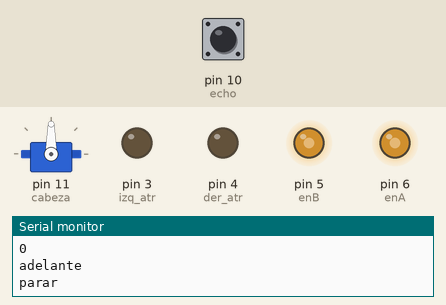
Simulated run of this sketch. Board: Arduino Uno, built with avr-gcc and run on an emulated ATmega328P. Shown: servo, output pins drawn as LEDs (lit = HIGH), the last lines printed to the serial monitor. The test bench sets the inputs (shaded band); at power-on: pin 10 (echo) LOW. Pins used as bus, display or sensor lines are not drawn.

Above: at 1.2 s.
1.3 s: pin 10 (echo) pulsed HIGH 5 times (0.12 s each, 0.3 s apart)
At 3.0 s:
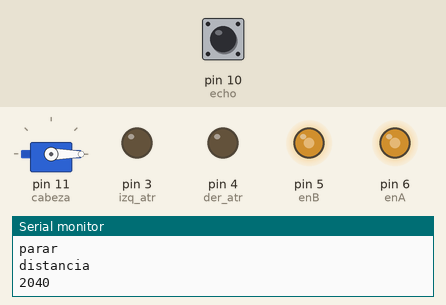
At 11.5 s:
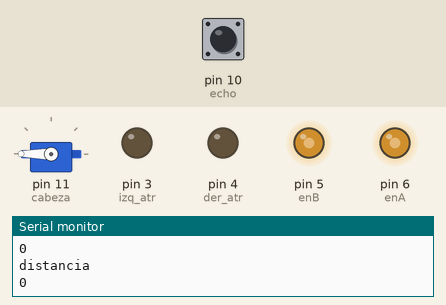
Timing chart, 0 to 14.8 s (numbered marks = the images above; inputs shaded):
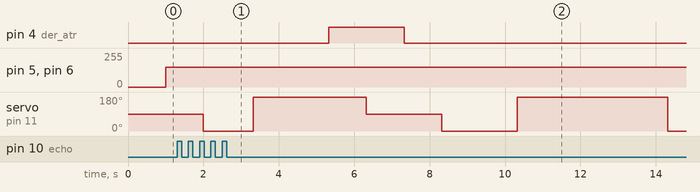

The sketch:

guim.ino
```cpp
#include <Servo.h>
int distancia,distancia1,distancia2;
int enA =6;
int der_ade =7;
int der_atr =4;
int enB =5;
int izq_ade=2;
int izq_atr=3;
 int trig =9;
int echo =10;
 int pwm =150;
 long tiempo = 0;
Servo cabeza;
 void setup(){
  Serial.begin(9600);
  pinMode(enA, OUTPUT);
  pinMode(enB, OUTPUT);
  pinMode(der_ade, OUTPUT);
  pinMode(der_atr, OUTPUT);
  pinMode(izq_ade, OUTPUT);
  pinMode(izq_atr, OUTPUT);
  pinMode(trig, OUTPUT);
  pinMode(echo, INPUT);
  cabeza.attach(11);
  cabeza.write(90);
 }
void loop(){
  medir();
  adelante();
  if(distancia <= 12){
    parar();
    delay(1000);

    cabeza.write(0);
    medir();
    distancia1 = distancia;
    delay(1000);

    cabeza.write(180);
    medir();
    distancia2 =distancia;
    delay(1000);

    if(distancia1 > distancia2){
      derecha();
      delay(1000);
      cabeza.write(90);
    }else
      if(distancia2 > distancia1){
        izquierda();
        delay(1000);
        cabeza.write(90);
    }
  }else if(distancia >12){
    adelante();
  }
}
void adelante(){
  digitalWrite(der_ade,HIGH);
  digitalWrite(der_atr,LOW);
  digitalWrite(izq_ade,HIGH);
  digitalWrite(izq_atr,LOW);
  analogWrite(enA,pwm);
  analogWrite(enB,pwm);
  Serial.println("adelante");
}
void atras(){
  digitalWrite(der_ade,LOW);
        digitalWrite(der_atr,HIGH);
        digitalWrite(izq_ade,LOW);
        digitalWrite(izq_atr,HIGH);
        analogWrite(enA,pwm);
        analogWrite(enB,pwm);
        Serial.println("atras");
}
void derecha(){
  digitalWrite(der_ade,LOW);
        digitalWrite(der_atr,HIGH);
        digitalWrite(izq_ade,HIGH);
        digitalWrite(izq_atr,LOW);
        analogWrite(enA,pwm);
        analogWrite(enB,pwm);
        Serial.println("derecha");
 }
void izquierda(){
  digitalWrite(der_ade,HIGH);
        digitalWrite(der_atr,LOW);
        digitalWrite(izq_ade,LOW);
        digitalWrite(izq_atr,HIGH);
        analogWrite(enA,pwm);
        analogWrite(enB,pwm);
        Serial.println("izquierda");
}
void parar(){
        digitalWrite(der_ade,LOW);
        digitalWrite(der_atr,LOW);
        digitalWrite(izq_ade,LOW);
        digitalWrite(izq_atr,LOW);
        analogWrite(enA,pwm);
        analogWrite(enB,pwm);
        Serial.println("parar");
}
void medir(){/*
   digitalWrite(trig, LOW);
   delayMicroseconds(4);
   digitalWrite(trig, HIGH);
   delayMicroseconds(10);
   digitalWrite(trig, LOW);
   log  duration = pulseIn(echo, HIGH);
   distancia = duration * 10 / 292/ 2;*/
   digitalWrite(trig,LOW);//recibimiento del pulso.
   delayMicroseconds(5);
   digitalWrite(trig, HIGH);//envió del pulso.
   delayMicroseconds(10);
   tiempo=pulseIn(echo, HIGH);//fórmula para medir el pulso entrante.
   distancia= long(0.017*tiempo);
   Serial.println("distancia");
   Serial.println(distancia);
}
```

Measured:
- after the input at 1.3 s, pin 4 (der_atr): LOW → HIGH after 4.0 s, → LOW 2.0 s later
